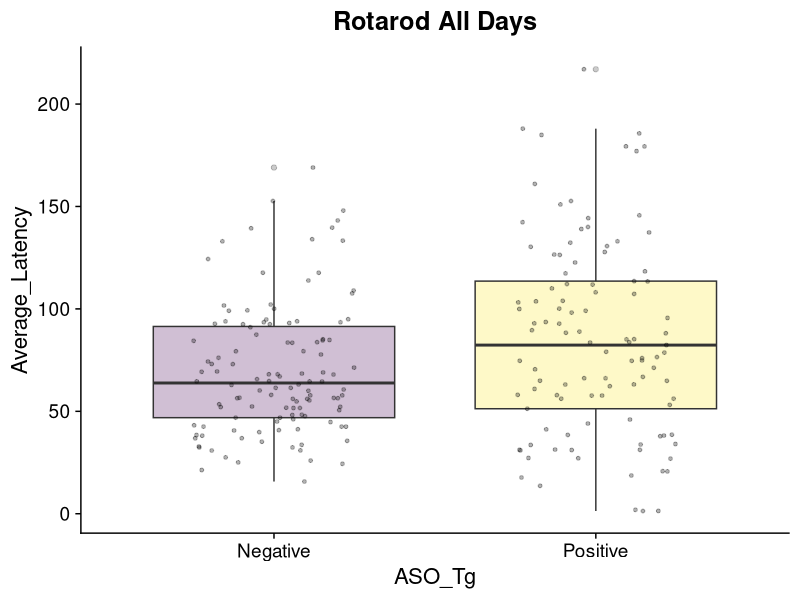
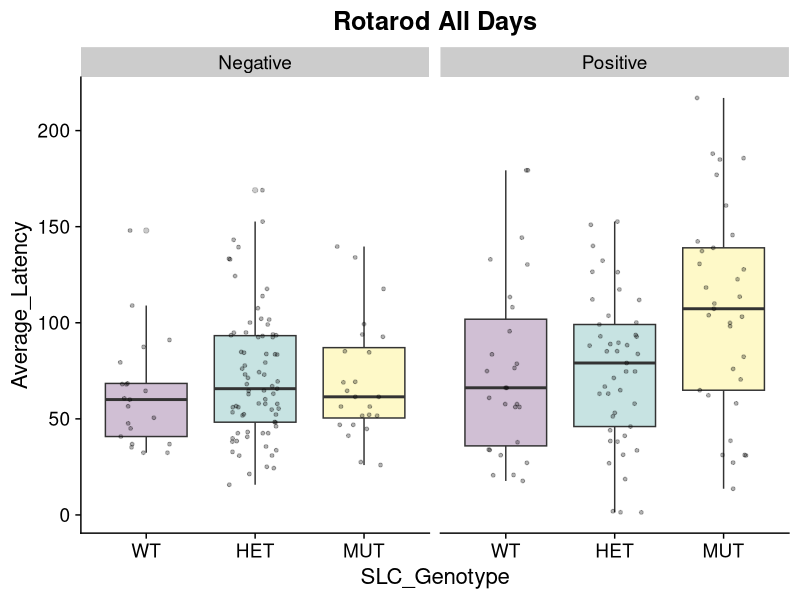
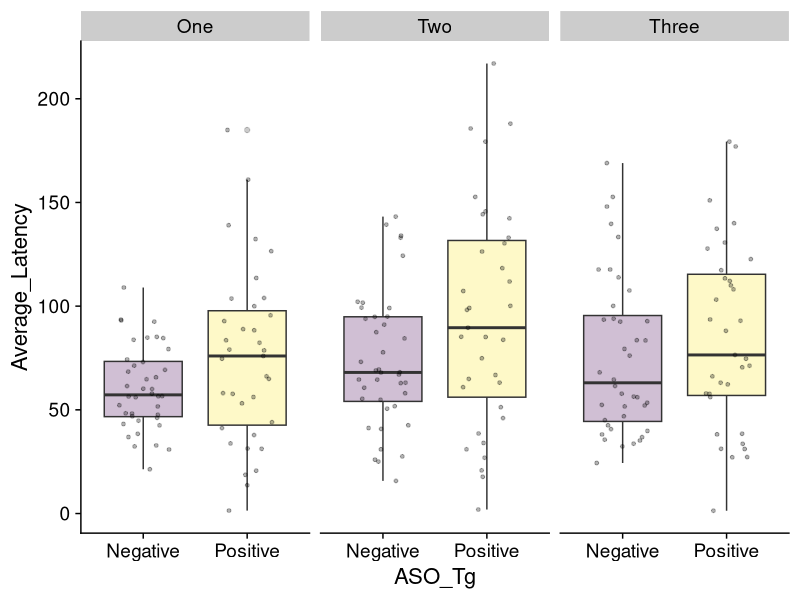
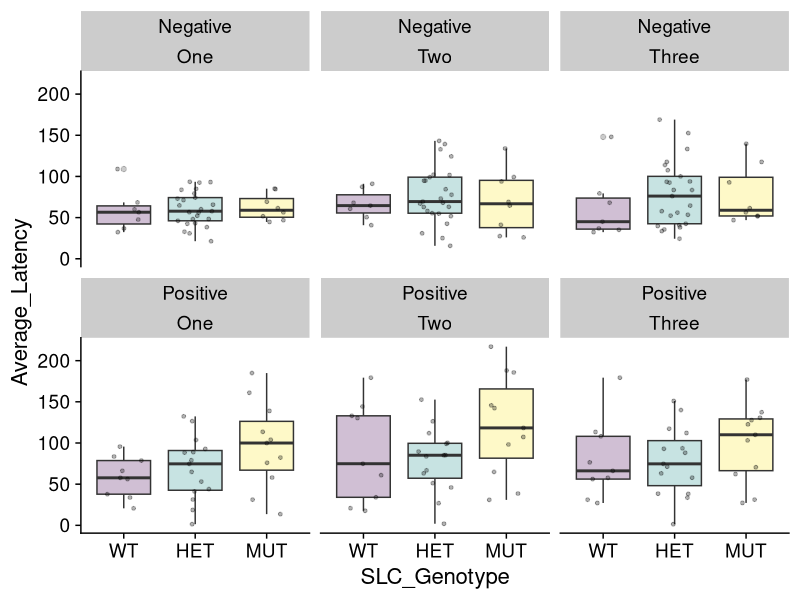
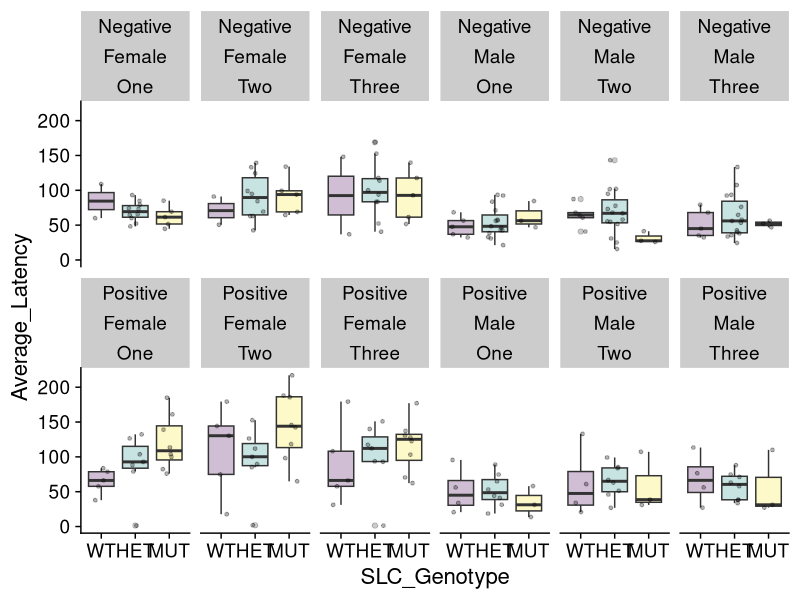

Here is the R script that generated these plots, in order: (Note: this script raises an error after producing the figures.)
library(here)
library(ggplot2)
library(rlang)
library(rstatix)  
library(nlme)
library(cowplot)
library(ggbeeswarm)
library(ggpubr)
library(ggsignif)
library(knitr)


data<-read.csv("ASO Rotarod - Rotarod.csv", header=TRUE)
data$Day <- factor(data$Day, levels =c("One","Two","Three"))
data$SLC_Genotype <- factor(data$SLC_Genotype, levels=c("WT", "HET", "MUT"))
day3 <- data%>% filter(Day=="Three")
day2 <- data%>% filter(Day=="Two")
day2 <- data%>% filter(Day=="One")

generate_boxplots <- function(input_data, X, Y, min,max){
  data<-as.data.frame(input_data)
  #Ensure correct ordering of levels 
  data$SLC_Genotype <- factor(data$SLC_Genotype, levels = c("WT", "HET", "MUT"))
  
  ggplot(data=data,aes(x={{X}},y={{Y}}, fill={{X}})) + 
    #geom_violin(alpha=0.25,position=position_dodge(width=.75),size=1,color="black",draw_quantiles=c(0.5))+
    geom_boxplot(alpha=0.25)+ 
    #geom_quasirandom(alpha=0.1)+
    scale_fill_viridis_d()+
    geom_point(size=1,position=position_jitter(width=0.25),alpha=0.3)+
    theme_cowplot(16) +
    #ylim(min,max)+
    theme(legend.position = "none") 
  
  
}


cs_rota_all_slc_posvneg <- generate_boxplots(data, SLC_Genotype, Average_Latency,0,550) + 
  facet_wrap(~ASO_Tg)+
  ggtitle("Rotarod All Days")+
  theme(plot.title = element_text(hjust = 0.5))
cs_rota_slc_posvneg <- generate_boxplots(data, SLC_Genotype, Average_Latency,0,550) + facet_wrap(ASO_Tg~Day)
cs_rota_slc_posvneg_sex <- generate_boxplots(data, SLC_Genotype, Average_Latency,0,550) + 
  facet_wrap(ASO_Tg~Sex+Day,ncol=6) 

cs_rota_all_posvneg <- generate_boxplots(data, ASO_Tg, Average_Latency,0,300) +
  ggtitle("Rotarod All Days")+
  theme(plot.title = element_text(hjust = 0.5))
cs_rota_posvneg <- generate_boxplots(data, ASO_Tg, Average_Latency,0,300) + facet_wrap(~Day)


###  Calculate mean and standard errors by ASO_Tg ---
## ASO Pos vs Neg --
summary_data <- data %>%
  group_by( Day,ASO_Tg) %>%
  summarise(mean_latency = mean(Average_Latency),
            se_latency = sd(Average_Latency) / sqrt(n()))

# Plot the trajectory lines and mean lines
traj_posvneg <- ggplot(summary_data, aes(x = Day, y = mean_latency, color = ASO_Tg,group=ASO_Tg)) +
  geom_line() +
  geom_errorbar(aes(ymin = mean_latency - se_latency, ymax = mean_latency + se_latency),
                width = 0.2) +
  labs(x = "Day", y = "Mean Latency") +
  scale_color_viridis_d()  +
  theme_cowplot(16) + 
  theme(legend.position = "top",legend.justification = "center") +
  ggtitle("Rotarod Tg+ vs Tg -")+
  theme(plot.title = element_text(hjust = 0.5))


## SLC Genotype within ASO Pos or Neg --
summary_data <- data %>%
  group_by(SLC_Genotype,Day,ASO_Tg) %>%
  summarise(mean_latency = mean(Average_Latency),
            se_latency = sd(Average_Latency) / sqrt(n()))

# Plot the trajectory lines and mean lines
traj_slc_posvneg <- ggplot(summary_data, aes(x = Day, y = mean_latency, color = SLC_Genotype,group=SLC_Genotype)) +
  geom_line() +
  geom_errorbar(aes(ymin = mean_latency - se_latency, ymax = mean_latency + se_latency),
                width = 0.2) +
  labs(x = "Day", y = "Mean Latency") +
  scale_color_viridis_d()  +
  theme_cowplot(16) + 
  facet_wrap(~ASO_Tg) +
  theme(legend.position = "top",legend.justification = "center") +
  ggtitle("Rotarod SLC within Tg status")+
  theme(plot.title = element_text(hjust = 0.5))


## SLC Genotype within ASO Pos or Neg and Sex- Stratified --
summary_data <- data %>%
  group_by(Sex,SLC_Genotype,Day,ASO_Tg) %>%
  summarise(mean_latency = mean(Average_Latency),
            se_latency = sd(Average_Latency) / sqrt(n()))

# Plot the trajectory lines and mean lines
traj_slc_posvneg_sex <- ggplot(summary_data, aes(x = Day, y = mean_latency, color = SLC_Genotype,group=SLC_Genotype)) +
  geom_line() +
  geom_errorbar(aes(ymin = mean_latency - se_latency, ymax = mean_latency + se_latency),
                width = 0.2) +
  labs(x = "Day", y = "Mean Latency") +
  scale_color_viridis_d()  +
  theme_cowplot(16) + 
  facet_wrap(Sex~ASO_Tg) +
  theme(legend.position = "top",legend.justification = "center") +
  ggtitle("Rotarod SLC within Tg status by Sex")+
  theme(plot.title = element_text(hjust = 0.5))

plot_grid(traj_posvneg, traj_slc_posvneg)

### Statistics ---

## LM on Full Dataset --
all <- lm(Average_Latency ~ Day+ ASO_Tg + Weight + SLC_Genotype + Sex, data = data)
summary(all)
lm_day1 <- lm(Average_Latency ~ ASO_Tg + Weight + SLC_Genotype + Sex, data = subset(data, Day == "One"))
summary(lm_day1)
lm_day2 <- lm(Average_Latency ~ ASO_Tg + Weight + SLC_Genotype + Sex , data = subset(data, Day == "Two"))
summary(lm_day2)
lm_day3 <- lm(Average_Latency ~ ASO_Tg + Weight + SLC_Genotype + Sex , data = subset(data, Day == "Three"))
summary(lm_day3)
# Save outputs -
# Open a connection to a text file
sink("Rotarod_Cross_Sectional_Results.md")
cat("Summary for all days, Tg + vs Tg -:\n")
print(summary(all))
cat("\n\nSummary for Day 1, Tg + vs Tg -:\n")
print(summary(lm_day1))
cat("\n\nSummary for Day 2, Tg + vs Tg -:\n")
print(summary(lm_day2))
cat("\n\nSummary for Day 3, Tg + vs Tg -:\n")
print(summary(lm_day3))
sink()

## LM on Dataset Stratified by ASO_Tg--
all_p <- lm(Average_Latency ~ Day+ Weight + SLC_Genotype + Sex, data =  subset(data, ASO_Tg == "Positive"))
summary(all_p)
all_n <- lm(Average_Latency ~ Day+ Weight + SLC_Genotype + Sex, data =  subset(data, ASO_Tg == "Negative"))
summary(all_n)
lm_day1_p <- lm(Average_Latency ~  Weight + SLC_Genotype + Sex, data = subset(data, Day == "One" & ASO_Tg == "Positive"))
summary(lm_day1_p)
lm_day1_n <- lm(Average_Latency ~  Weight + SLC_Genotype + Sex, data = subset(data, Day == "One" & ASO_Tg == "Negative"))
summary(lm_day1_n)
lm_day2_p <- lm(Average_Latency ~  Weight + SLC_Genotype + Sex , data = subset(data, Day == "Two" & ASO_Tg == "Positive"))
summary(lm_day2_p)
lm_day2_n <- lm(Average_Latency ~  Weight + SLC_Genotype + Sex , data = subset(data, Day == "Two" & ASO_Tg == "Negative"))
summary(lm_day2_n)
lm_day3_p <- lm(Average_Latency ~ Weight + SLC_Genotype + Sex , data = subset(data, Day == "Three" & ASO_Tg == "Positive"))
summary(lm_day3_p)
lm_day3_n <- lm(Average_Latency ~ Weight + SLC_Genotype + Sex , data = subset(data, Day == "Three" & ASO_Tg == "Negative"))
summary(lm_day3_n)
# Save outputs -
sink("Rotarod_Stats.md")
cat("\n\nSummary for all days, Tg Pos:\n")
print(summary(all_p))
cat("\n\nSummary for all days, Tg Neg:\n")
print(summary(all_n))
cat("\n\nSummary for Day 1, Tg Pos:\n")
print(summary(lm_day1_p))
cat("\n\nSummary for Day 1, Tg Neg:\n")
print(summary(lm_day1_n))
cat("\n\nSummary for Day 2, Tg Pos:\n")
print(summary(lm_day2_p))
cat("\n\nSummary for Day 2, Tg Neg:\n")
print(summary(lm_day2_n))
cat("\n\nSummary for Day 3, Tg Pos:\n")
print(summary(lm_day3_p))
cat("\n\nSummary for Day 3, Tg Neg:\n")
print(summary(lm_day3_n))
sink()

## LMEM on full dataset --
# Tg + vs Tg - 
lme_model <- lme(Average_Latency ~ ASO_Tg*Day + Weight + SLC_Genotype + Sex, 
                 random = ~ 1 | MouseID, 
                 data = data)
summary(lme_model)

# SLC Genotype given Tg Status
lme_model_p <- lme(Average_Latency ~ SLC_Genotype*Day + Weight + SLC_Genotype + Sex, 
                 random = ~ 1 | MouseID, 
                 data = subset(data,ASO_Tg =="Positive"))
summary(lme_model_p)
lme_model_n <- lme(Average_Latency ~ SLC_Genotype*Day + Weight + SLC_Genotype + Sex, 
                   random = ~ 1 | MouseID, 
                   data = subset(data,ASO_Tg =="Negative"))
summary(lme_model_n)

# Save outputs -
sink("Rotarod_Stats.md")
cat("\n\nLMEM on Full Dataset, Tg + vs Tg -:\n")
print(summary(lme_model))
cat("\n\nLMEM on Tg Pos:\n")
print(summary(lme_model_p))
cat("\n\nLMEM on Tg Neg:\n")
print(summary(lme_model_n))
sink()
